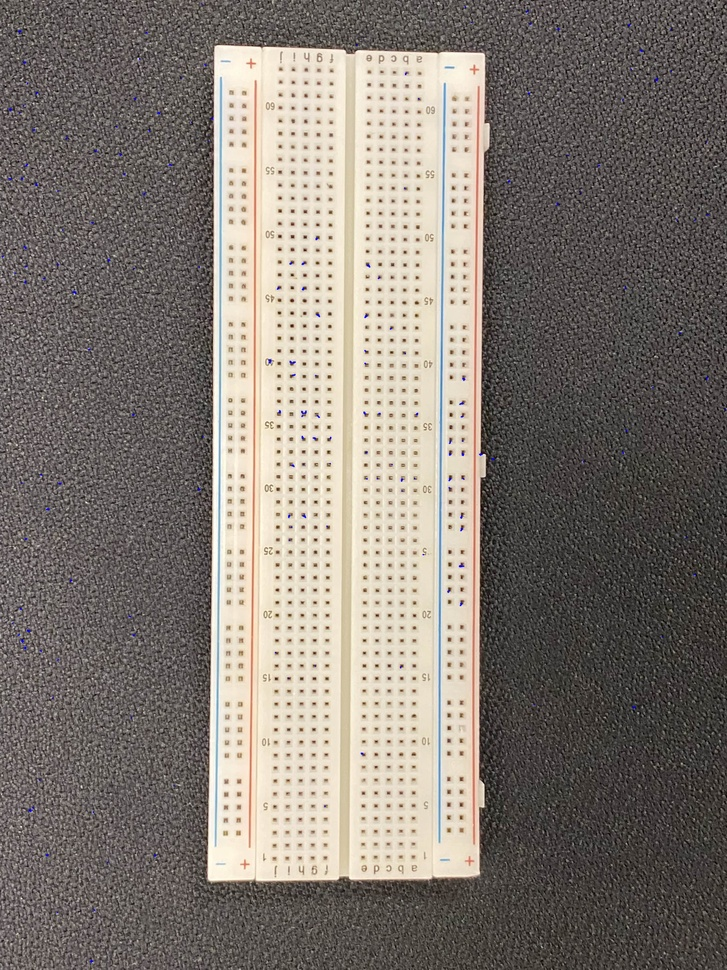
#> input picture src/images/breadboard6.jpg, 727 x 970 px, shrunk from 3024 x 4032 before the run, found by its file name
$ python griddetection2.py
#> lines starting #> are read from the running program, lines starting #| are printed output that depends on the picture; after the words box and inside, x2 and y2 are one past the last pixel; in counts of white or black regions, pixels touching at a corner belong together
import cv2
import numpy as np
from matplotlib import pyplot as plt

# Reading the image
img = cv2.imread('src/images/breadboard6.jpg')
#> img is the input picture: shape (970, 727, 3); mean B, G, R 115, 122.3, 130

# Converting the image to grayscale
gray = cv2.cvtColor(img, cv2.COLOR_BGR2GRAY)
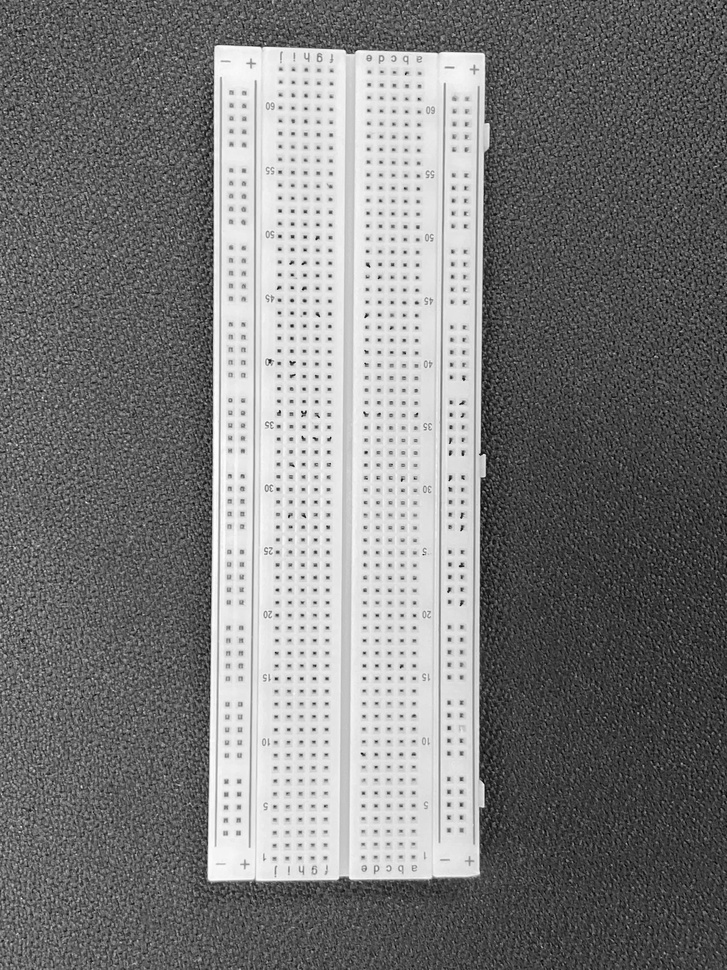
#> gray: shape (970, 727); min 0, max 254, mean 123.8

# Applying a Gaussian blur to reduce noise and smooth the image
blurred = cv2.GaussianBlur(gray, (7, 7), 0)  # Adjust the kernel size for more/less blur

# Applying a binary threshold to the blurred grayscale image
_, threshold = cv2.threshold(blurred, 150, 255, cv2.THRESH_BINARY)
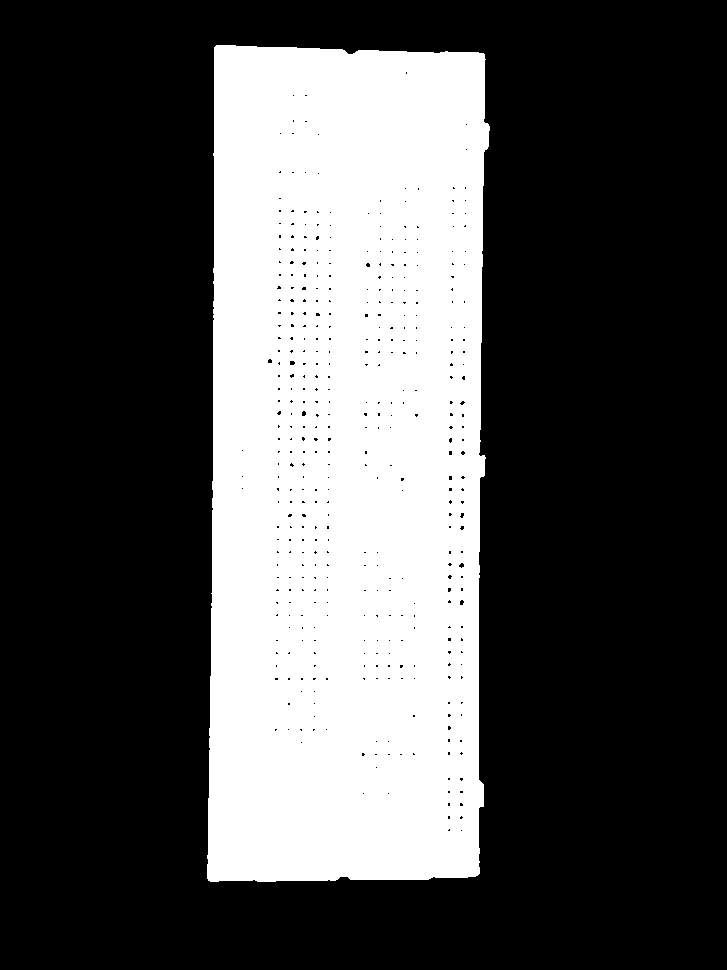
#> threshold: shape (970, 727); 31.5% white; 1 white region

# Finding contours in the thresholded image
contours, _ = cv2.findContours(threshold, cv2.RETR_TREE, cv2.CHAIN_APPROX_SIMPLE)
#> contours = 408 contours, 401 with area under 20; largest, box (x1, y1, x2, y2) and area: (207, 45, 490, 882) 222701, (289, 360, 296, 366) 25, (458, 562, 465, 569) 24, (301, 410, 307, 417) 24, (459, 599, 465, 606) 22, (459, 512, 465, 519) 20, (267, 358, 273, 364) 20

# Variable to store the largest contour
largest_contour = None
max_area = 0

# Looping through the detected contours to find the largest one by area
for contour in contours:
    area = cv2.contourArea(contour)
    if area > max_area:
        max_area = area
        largest_contour = contour
#> this loop made 408 passes
#> (area, max_area) on pass 1: (222701, 222701)
#> after the loop, largest_contour = contour of 216 points, box (x1, y1, x2, y2) (207, 45, 490, 882), area 222701; max_area = 222701

# If a largest contour was found, proceed to approximate its shape
if largest_contour is not None:
    # Approximating the largest contour shape to get corner points
    epsilon = 0.02 * cv2.arcLength(largest_contour, True)  # Approximation precision
#> epsilon = 45.16
    approx = cv2.approxPolyDP(largest_contour, epsilon, True)
#> approx = [[216, 45], [207, 878], [475, 876], [484, 54]]

    # Drawing the contour and corners if it has 4 points
    if len(approx) == 4:
        cv2.drawContours(img, [approx], -1, (0, 255, 0), 5)  # Draw the rectangle with green color
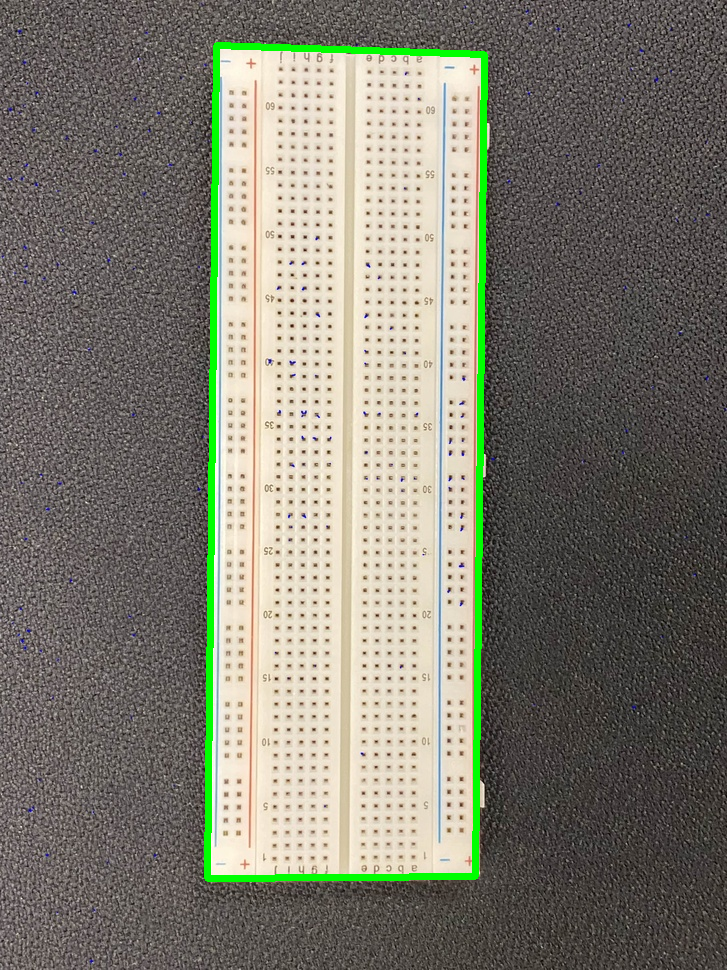
#> img: shape (970, 727, 3); 2.17% of pixels changed, all inside (x1, y1, x2, y2) = (204, 42, 488, 882)

        # Draw each corner of the rectangle
        for point in approx:
            x, y = point[0]  # Each point is an array of arrays
            cv2.circle(img, (x, y), 8, (255, 0, 0), -1)  # Draw blue circles at corners
            cv2.putText(img, f"({x}, {y})", (x+10, y), cv2.FONT_HERSHEY_SIMPLEX, 0.5, (255, 255, 255), 2)
#> this loop made 4 passes
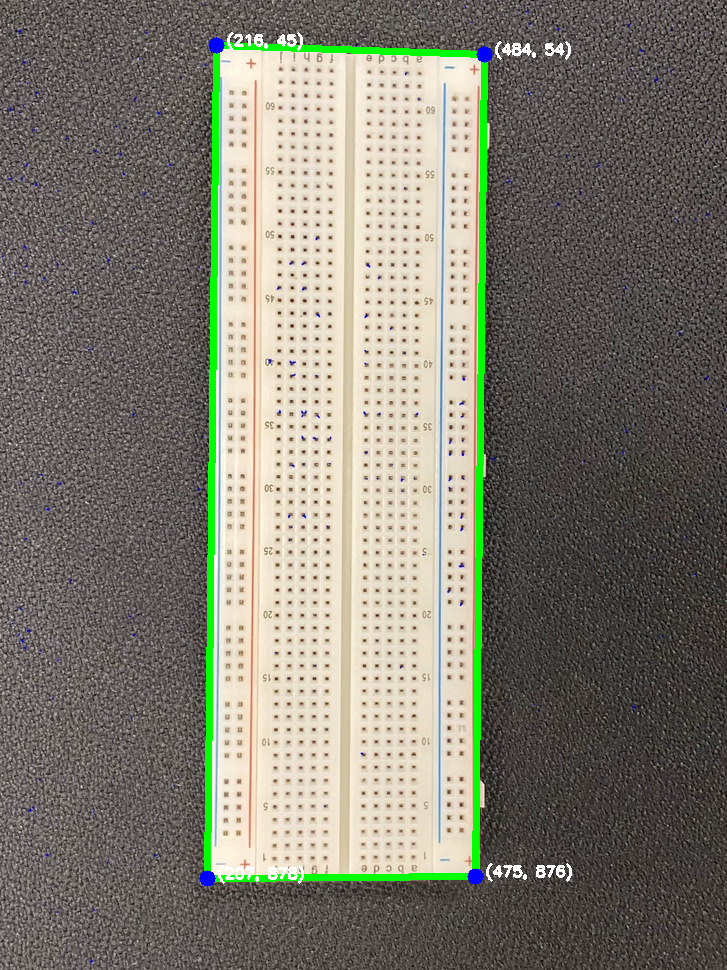
#> img: shape (970, 727, 3); 0.43% of pixels changed, all inside (x1, y1, x2, y2) = (199, 32, 572, 887)

# Displaying the image with the detected rectangle corners
cv2.imshow('Rectangle Corners', img)

cv2.waitKey(0)
cv2.destroyAllWindows()
